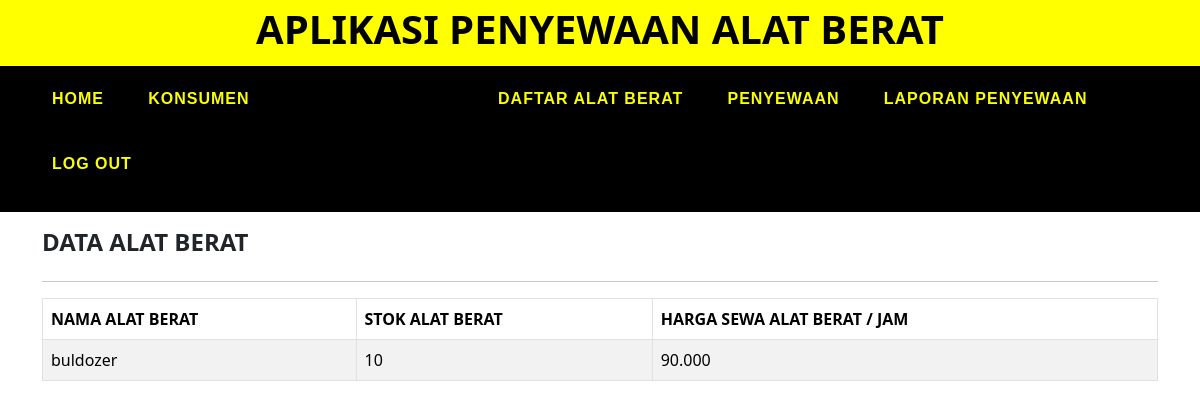
The app's page /DataAlat1.php with its own data.
### tables this page shows
CREATE TABLE `data_alat` (
  `Nama` varchar(100) NOT NULL,
  `Stok` int(10) NOT NULL,
  `Harga_Sewa` varchar(10) NOT NULL
);

### DataAlat1.php (the view, shortened to what this page needs)
<!DOCTYPE html>
<html lang="en">
  <head>
    <link rel="stylesheet"  href="styles.css">
    <link href="https://cdn.jsdelivr.net/npm/bootstrap@5.3.2/dist/css/bootstrap.min.css" rel="stylesheet">
  </head>
  <body>
    <header>
        <div class="ikan">
          <h1><a href="index.php"><strong>APLIKASI PENYEWAAN ALAT BERAT</strong></a></h1>
        </div>
     </header>
      <div class="sapi">
              <ul >
                <li ><a href="halaman_pegewai.php">HOME</a></li>
                <li ><a href="konsumen1.php">KONSUMEN</a></li>
                <li class=" active"><a href="DataAlat1.php">DATA ALAT BERAT</a></li>
                <li ><a href="AlatBerat1.php">DAFTAR ALAT BERAT</a></li>
                <li><a  href="penyewaan1.php">PENYEWAAN</a></li>
                <li><a href="laporan1.php">LAPORAN PENYEWAAN</a></li>
                <li><a href="logout.php">LOG OUT</a></li>
              </ul>
      </div>
    <div class="container mt-3">
      <div class="row">
        <div class="col-6">
          <h4><strong>DATA ALAT BERAT</strong></h4>
        </div>
      </div>
      <hr>
      <div class="row">
        <div class="col">
            <table class="table table-bordered table-striped">
                <thead>
                    <tr>
                        <td><strong>NAMA ALAT BERAT</strong></td>
                        <td><strong>STOK ALAT BERAT</strong></td>
                        <td><strong>HARGA SEWA ALAT BERAT / JAM</strong></td>
                    </tr>
                </thead>
                <tbody> <?php
                  include_once "koneksi.php";
                  $sql = "select * from data_alat";
                  $query = mysqli_query($koneksi,$sql);
                  while($baris = mysqli_fetch_array($query)) {
                  ?>
                  <tr>
                      <td><?php echo $baris['Nama'] ?></td>
                      <td><?php echo $baris['Stok'] ?></td>
                      <td><?php echo $baris['Harga_Sewa'] ?></td>
                  </tr>
                  <?php } ?>

### styles.css (style rules this page uses)
body { background-color: #ffffff; }
.ikan { padding: 5px 0; background-color: yellow; }
.ikan h1 { display: flex; justify-content: center; align-items: center; background: linear-gradient(45deg,#000000,#000000 80%); -webkit-background-clip: text; -webkit-text-fill-color: transparent; }
.sapi { display: flex; justify-content: center; align-items: center; background-color: black; }
.sapi li { list-style: none; display: inline-block; padding: 20px 20px; }
.sapi li a { display: inline-block; font-weight: 800; text-decoration: none; color: #fbff00; font-family: Arial, Helvetica, sans-serif; font-weight: 800; letter-spacing: 1px; position: relative; transition: 0.5s; }
.sapi li a::before { content: ''; position: absolute; height: 2.5px; bottom: -5px; width: 0; border-radius: 70px; background: linear-gradient(45deg,#03f5fd,#00ff0d 80%); transition: 0.5s; }
.active { background: linear-gradient(45deg,#03f5fd,#00ff0d 80%); -webkit-background-clip: text; -webkit-text-fill-color: transparent; color: aliceblue; }

### records on screen
data_alat: Nama "buldozer", Stok "10", Harga_Sewa "90.000"
